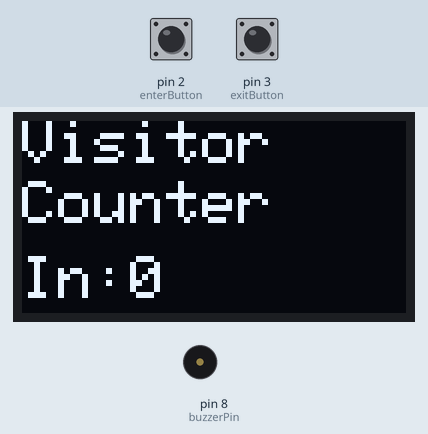
Simulated run of this sketch. Board: Arduino Uno, built with avr-gcc and run on an emulated ATmega328P. Parts: 128×64 one-colour display, buzzer (waves = sounding). Inputs (shaded band) come from the test bench; at power-on: pin 2 (enterButton) HIGH, pin 3 (exitButton) HIGH.

Above: at 1.2 s.
1.3 s: pin 2 (enterButton) pulled LOW for 0.15 s
At 2.4 s:
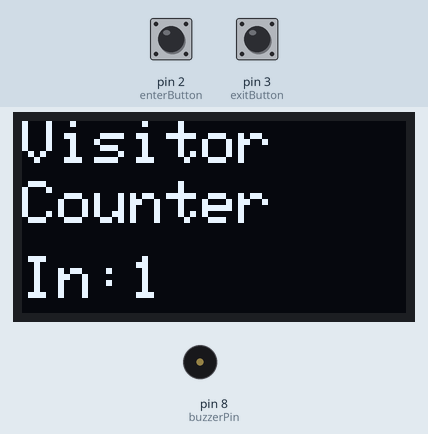
2.9 s: pin 2 (enterButton) pulled LOW for 1 s
At 4.4 s:
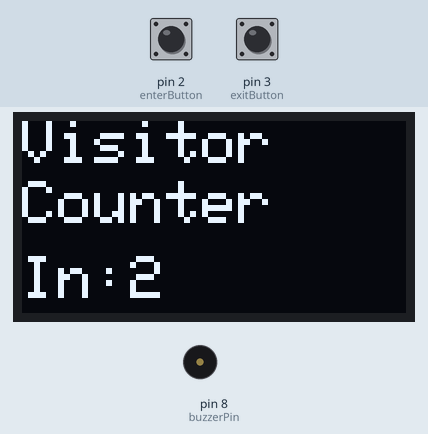
5.4 s: pin 3 (exitButton) pulled LOW for 0.15 s
At 6.2 s:
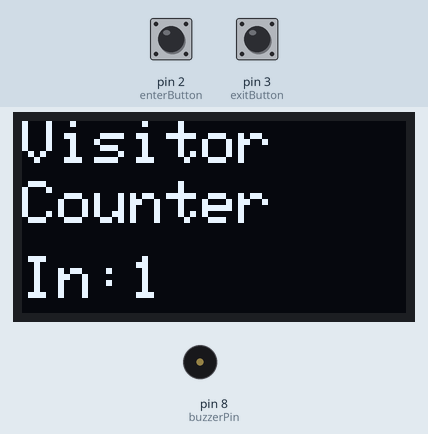
Timing chart, 0 to 8.4 s (numbered marks = the images above; inputs shaded):
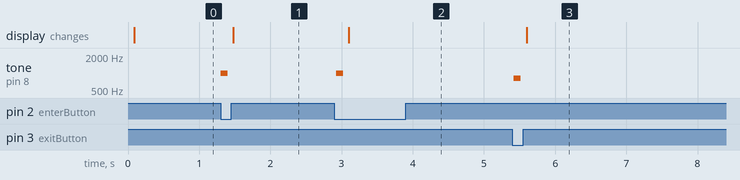

The sketch:

OLED_Menu_System.ino
```cpp
#include <Wire.h>
#include <Adafruit_GFX.h>
#include <Adafruit_SSD1306.h>

#define SCREEN_WIDTH 128
#define SCREEN_HEIGHT 64

Adafruit_SSD1306 display(SCREEN_WIDTH, SCREEN_HEIGHT, &Wire, -1);

// Pin Definitions
const int enterButton = 2;
const int exitButton = 3;
const int buzzerPin = 8;

// Variables
int peopleCount = 0;

bool lastEnterState = HIGH;
bool lastExitState = HIGH;

void setup() {

  pinMode(enterButton, INPUT_PULLUP);
  pinMode(exitButton, INPUT_PULLUP);
  pinMode(buzzerPin, OUTPUT);

  Serial.begin(9600);

  if (!display.begin(SSD1306_SWITCHCAPVCC, 0x3C)) {
    while (true);
  }

  display.clearDisplay();
  display.display();
}

void loop() {

  bool enterState = digitalRead(enterButton);
  bool exitState = digitalRead(exitButton);

  // Person Entered
  if (lastEnterState == HIGH && enterState == LOW) {

    peopleCount++;

    tone(buzzerPin, 1000);
    delay(100);
    noTone(buzzerPin);

    delay(50);
  }

  // Person Left
  if (lastExitState == HIGH && exitState == LOW) {

    if (peopleCount > 0)
      peopleCount--;

    tone(buzzerPin, 800);
    delay(100);
    noTone(buzzerPin);

    delay(50);
  }

  lastEnterState = enterState;
  lastExitState = exitState;

  // OLED Display
  display.clearDisplay();

  display.setTextSize(2);
  display.setTextColor(SSD1306_WHITE);

  display.setCursor(0,0);
  display.println("Visitor");

  display.setCursor(0,20);
  display.println("Counter");

  display.setTextSize(2);
  display.setCursor(0,45);
  display.print("In:");
  display.print(peopleCount);

  display.display();

  // Room Full Message
  if (peopleCount > 20) {

    display.clearDisplay();

    display.setTextSize(2);
    display.setCursor(10,20);
    display.println("ROOM");

    display.setCursor(10,45);
    display.println("FULL!");

    display.display();

    delay(2000);
  }
}
```

Measured:
- after the input at 1.3 s, tone on pin 8 (buzzerPin): silent → 1000 Hz at once, → silent 0.10 s later; the display: changes after 0.18 s (image 1)
- after the input at 2.9 s, tone on pin 8 (buzzerPin): silent → 1000 Hz at once, → silent 0.10 s later; the display: changes after 0.20 s (image 2)
- after the input at 5.4 s, tone on pin 8 (buzzerPin): silent → 800 Hz at once, → silent 0.10 s later; the display: changes after 0.20 s (image 3)
